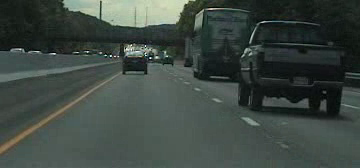
#> input picture frame 8 of pics&videos/viplane.avi, 360 x 168 px
$ python detect_2.py
#> lines starting #> are read from the running program, lines starting #| are printed output that depends on the picture; after the words box and inside, x2 and y2 are one past the last pixel; in counts of white or black regions, pixels touching at a corner belong together
import numpy as np
import cv2
cap = cv2.VideoCapture('/Users/loujieming/小铭不熬夜/作业和笔记/图像工程/图片视频/viplane.avi')
kernel = cv2.getStructuringElement(cv2.MORPH_ELLIPSE,(3,3))
fgbg = cv2.createBackgroundSubtractorMOG2()
while(1):
    ret, frame = cap.read()
#> frame is the input picture: shape (168, 360, 3); mean B, G, R 67, 72.6, 62.3
    fgmask = fgbg.apply(frame)
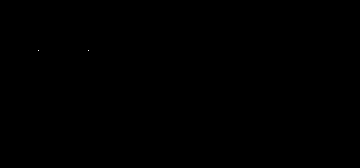
#> fgmask: shape (168, 360); values 127 (black) and 255 (white), 0% white in thin lines or dots, all inside (x1, y1, x2, y2) = (38, 50, 89, 51)
    fgmask = cv2.morphologyEx(fgmask, cv2.MORPH_OPEN, kernel)
#> fgmask: shape (168, 360); every value is 127
    cv2.imshow('frame',fgmask)
    k = cv2.waitKey(30) & 0xff
#> (key Esc is pressed here)
    if k == 27:
        break
cap.release()
cv2.destroyAllWindows()
